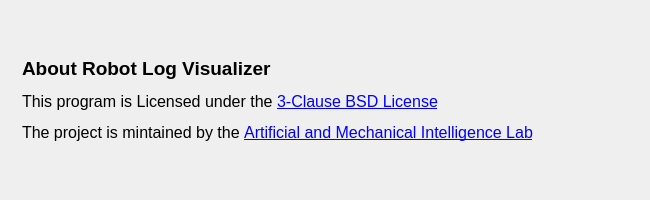
<?xml version="1.0" encoding="UTF-8"?>
<ui version="4.0">
 <class>aboutWindow</class>
 <widget class="QMainWindow" name="aboutWindow">
  <property name="geometry">
   <rect>
    <x>0</x>
    <y>0</y>
    <width>650</width>
    <height>200</height>
   </rect>
  </property>
  <property name="maximumSize">
   <size>
    <width>650</width>
    <height>200</height>
   </size>
  </property>
  <property name="windowTitle">
   <string>Robot Log Visualizer - About</string>
  </property>
  <widget class="QWidget" name="centralwidget">
   <property name="minimumSize">
    <size>
     <width>650</width>
     <height>200</height>
    </size>
   </property>
   <property name="maximumSize">
    <size>
     <width>650</width>
     <height>200</height>
    </size>
   </property>
   <layout class="QHBoxLayout" name="horizontalLayout">
    <item>
     <widget class="QLabel" name="label">
      <property name="text">
       <string/>
      </property>
      <property name="pixmap">
       <pixmap>misc/logo.png</pixmap>
      </property>
     </widget>
    </item>
    <item>
     <widget class="QLabel" name="label_2">
      <property name="enabled">
       <bool>true</bool>
      </property>
      <property name="maximumSize">
       <size>
        <width>16777215</width>
        <height>16777215</height>
       </size>
      </property>
      <property name="text">
       <string>&lt;html&gt;&lt;head/&gt;&lt;body&gt;&lt;p&gt;&lt;span style=&quot; font-size:14pt; font-weight:600;&quot;&gt;About Robot Log Visualizer&lt;/span&gt;&lt;/p&gt;&lt;p&gt;&lt;span style=&quot; font-size:12pt;&quot;&gt;This program is Licensed under the &lt;/span&gt;&lt;a href=&quot;https://github.com/ami-iit/robot-log-visualizer/blob/main/LICENSE&quot;&gt;&lt;span style=&quot; font-size:12pt; text-decoration: underline; color:#0000ff;&quot;&gt;3-Clause BSD License&lt;/span&gt;&lt;/a&gt;&lt;/p&gt;&lt;p&gt;&lt;span style=&quot; font-size:12pt;&quot;&gt;The project is mintained by the &lt;/span&gt;&lt;a href=&quot;https://ami.iit.it/&quot;&gt;&lt;span style=&quot; font-size:12pt; text-decoration: underline; color:#0000ff;&quot;&gt;Artificial and Mechanical Intelligence Lab&lt;/span&gt;&lt;/a&gt;&lt;/p&gt;&lt;/body&gt;&lt;/html&gt;</string>
      </property>
      <property name="openExternalLinks">
       <bool>true</bool>
      </property>
     </widget>
    </item>
    <item>
     <spacer name="horizontalSpacer">
      <property name="orientation">
       <enum>Qt::Horizontal</enum>
      </property>
      <property name="sizeHint" stdset="0">
       <size>
        <width>40</width>
        <height>20</height>
       </size>
      </property>
     </spacer>
    </item>
   </layout>
  </widget>
 </widget>
 <resources/>
 <connections/>
</ui>
